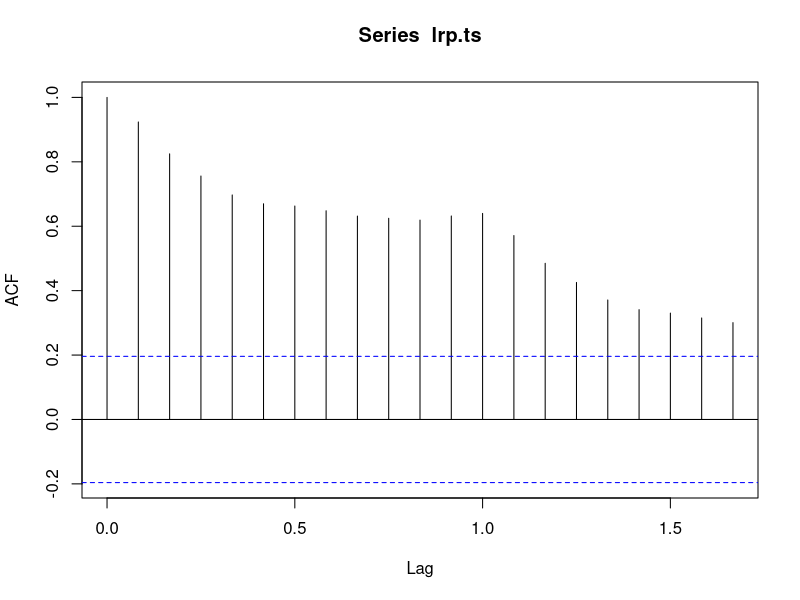

Generate this figure with R: (Note: this script raises an error after producing the figure.)

#if the original data does not have time info, below code can assign yr and freq. substract last few data for a datacomparison
lrp.ts <- ts(AirPassengers[1:100],start=c(1949,1),frequency=12)

#all data set
lrpall.ts <- ts(AirPassengers,start=c(1949,1),frequency=12)

#auto coefficiency functions
acf(lrp.ts)

#seasonal plot
seasonplot(lrp.ts,col=rainbow(12),season.labels=TRUE,year.labels=TRUE,
           year.labels.left=TRUE,cex=0.7)

#decombose to 3 factors; trend, seasonal, and random
plot(decompose(lrp.ts))

#fofecast model
model.lrp <- auto.arima(
  lrp.ts, #ts table
  ic="aic",
  trace=T, #show scenario assessed for aic
  stepwise=F, #do not sample
  approximation=F, #do not approximate
  start.p=0,
  start.q=0,
  start.P=0,
  start.Q=0
)

#show model result
model.lrp

#plot data with prediction
plot(
  forecast(model.lrp,level=c(50,95),h=48),
  shadecols=c("grey","blue"),
  fcol=1
)

lines(lrpall.ts)
